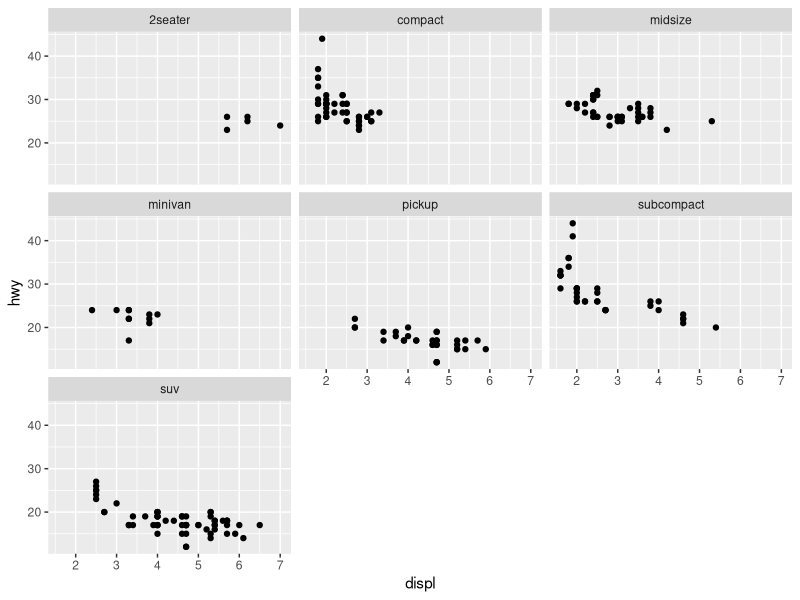
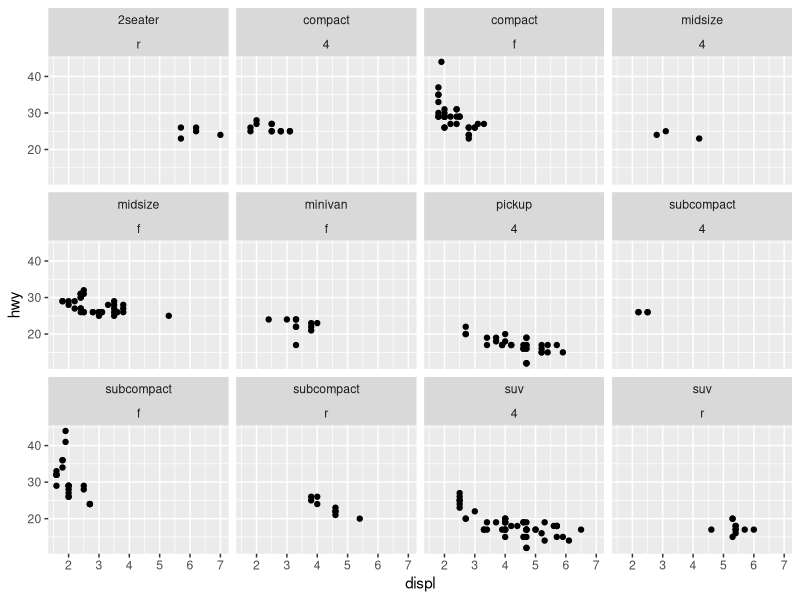
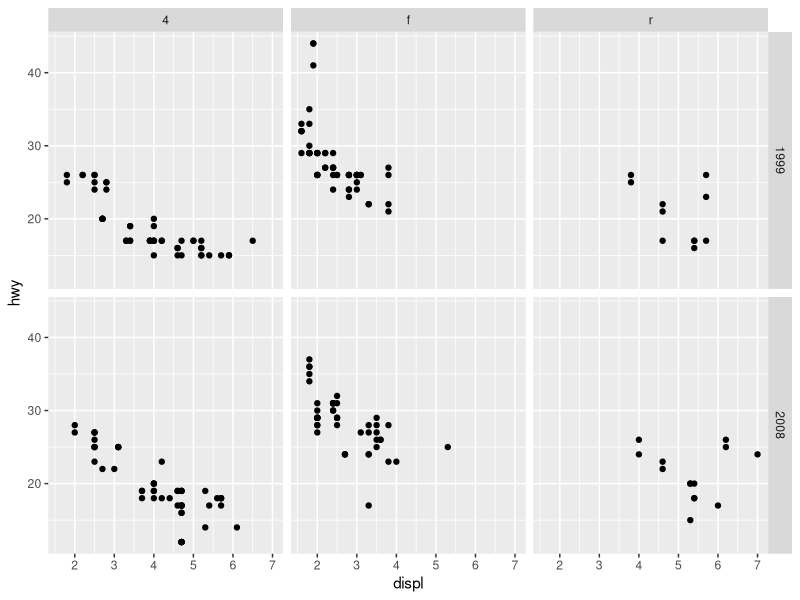

Recreate these plots in R, in order.
### Facet plots

library(tidyverse)

# facet_wrap()
ggplot(
  data = mpg,
  mapping = aes(x = displ, y = hwy)
) +
  geom_point() +
  facet_wrap(vars(class))

# facet_wrap() with multiple variables
ggplot(
  data = mpg,
  mapping = aes(x = displ, y = hwy)
) +
  geom_point() +
  facet_wrap(vars(class, drv))

# facet_grid()
ggplot(
  data = mpg,
  mapping = aes(x = displ, y = hwy)
) +
  geom_point() +
  facet_grid(vars(year), vars(drv))
